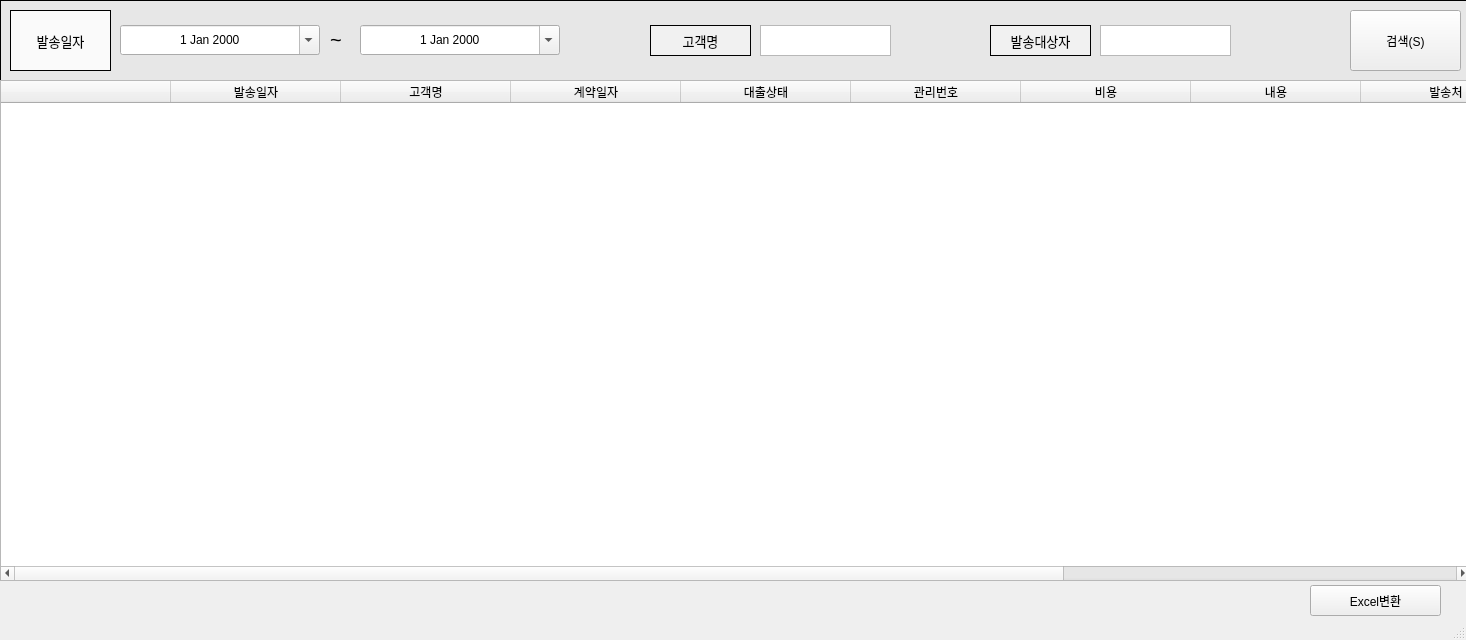
<?xml version="1.0" encoding="UTF-8"?>
<ui version="4.0">
 <class>mainWindow</class>
 <widget class="QMainWindow" name="mainWindow">
  <property name="geometry">
   <rect>
    <x>0</x>
    <y>0</y>
    <width>1466</width>
    <height>640</height>
   </rect>
  </property>
  <property name="windowTitle">
   <string>고객상담자료검색</string>
  </property>
  <widget class="QWidget" name="centralwidget">
   <widget class="QLabel" name="label_3">
    <property name="geometry">
     <rect>
      <x>0</x>
      <y>0</y>
      <width>1621</width>
      <height>101</height>
     </rect>
    </property>
    <property name="styleSheet">
     <string notr="true">background-color:rgb(231, 231, 231)</string>
    </property>
    <property name="frameShape">
     <enum>QFrame::Box</enum>
    </property>
    <property name="text">
     <string/>
    </property>
   </widget>
   <widget class="QTableWidget" name="tableWidget">
    <property name="geometry">
     <rect>
      <x>0</x>
      <y>80</y>
      <width>1471</width>
      <height>501</height>
     </rect>
    </property>
    <property name="minimumSize">
     <size>
      <width>1251</width>
      <height>0</height>
     </size>
    </property>
    <attribute name="horizontalHeaderVisible">
     <bool>true</bool>
    </attribute>
    <attribute name="horizontalHeaderCascadingSectionResizes">
     <bool>false</bool>
    </attribute>
    <attribute name="horizontalHeaderDefaultSectionSize">
     <number>170</number>
    </attribute>
    <attribute name="horizontalHeaderHighlightSections">
     <bool>false</bool>
    </attribute>
    <column>
     <property name="text">
      <string/>
     </property>
    </column>
    <column>
     <property name="text">
      <string>발송일자</string>
     </property>
    </column>
    <column>
     <property name="text">
      <string>고객명</string>
     </property>
    </column>
    <column>
     <property name="text">
      <string>계약일자</string>
     </property>
    </column>
    <column>
     <property name="text">
      <string>대출상태</string>
     </property>
    </column>
    <column>
     <property name="text">
      <string>관리번호</string>
     </property>
    </column>
    <column>
     <property name="text">
      <string>비용</string>
     </property>
    </column>
    <column>
     <property name="text">
      <string>내용</string>
     </property>
    </column>
    <column>
     <property name="text">
      <string>발송처</string>
     </property>
    </column>
    <column>
     <property name="text">
      <string>발송대상자</string>
     </property>
    </column>
    <column>
     <property name="text">
      <string>처리결과</string>
     </property>
    </column>
   </widget>
   <widget class="QPushButton" name="pushButton_2">
    <property name="geometry">
     <rect>
      <x>1350</x>
      <y>10</y>
      <width>111</width>
      <height>61</height>
     </rect>
    </property>
    <property name="text">
     <string>검색(S)</string>
    </property>
   </widget>
   <widget class="QLabel" name="label_14">
    <property name="geometry">
     <rect>
      <x>990</x>
      <y>25</y>
      <width>101</width>
      <height>31</height>
     </rect>
    </property>
    <property name="font">
     <font>
      <pointsize>10</pointsize>
     </font>
    </property>
    <property name="styleSheet">
     <string notr="true">background-color:rgb(241, 241, 241)</string>
    </property>
    <property name="frameShape">
     <enum>QFrame::Box</enum>
    </property>
    <property name="text">
     <string>발송대상자</string>
    </property>
    <property name="alignment">
     <set>Qt::AlignCenter</set>
    </property>
   </widget>
   <widget class="QLabel" name="label_9">
    <property name="geometry">
     <rect>
      <x>10</x>
      <y>10</y>
      <width>101</width>
      <height>61</height>
     </rect>
    </property>
    <property name="font">
     <font>
      <pointsize>10</pointsize>
     </font>
    </property>
    <property name="styleSheet">
     <string notr="true">background-color:rgb(250, 250, 250)</string>
    </property>
    <property name="frameShape">
     <enum>QFrame::Box</enum>
    </property>
    <property name="text">
     <string>발송일자</string>
    </property>
    <property name="alignment">
     <set>Qt::AlignCenter</set>
    </property>
   </widget>
   <widget class="QPushButton" name="pushButton_9">
    <property name="geometry">
     <rect>
      <x>1310</x>
      <y>585</y>
      <width>131</width>
      <height>31</height>
     </rect>
    </property>
    <property name="text">
     <string>Excel변환</string>
    </property>
   </widget>
   <widget class="QLabel" name="label_5">
    <property name="geometry">
     <rect>
      <x>650</x>
      <y>25</y>
      <width>101</width>
      <height>31</height>
     </rect>
    </property>
    <property name="font">
     <font>
      <pointsize>10</pointsize>
     </font>
    </property>
    <property name="styleSheet">
     <string notr="true">background-color:rgb(241, 241, 241)</string>
    </property>
    <property name="frameShape">
     <enum>QFrame::Box</enum>
    </property>
    <property name="text">
     <string>고객명</string>
    </property>
    <property name="alignment">
     <set>Qt::AlignCenter</set>
    </property>
   </widget>
   <widget class="QTextEdit" name="textEdit_3">
    <property name="geometry">
     <rect>
      <x>760</x>
      <y>25</y>
      <width>131</width>
      <height>31</height>
     </rect>
    </property>
   </widget>
   <widget class="QTextEdit" name="textEdit_4">
    <property name="geometry">
     <rect>
      <x>1100</x>
      <y>25</y>
      <width>131</width>
      <height>31</height>
     </rect>
    </property>
   </widget>
   <widget class="QDateEdit" name="LastDate_3">
    <property name="geometry">
     <rect>
      <x>360</x>
      <y>25</y>
      <width>200</width>
      <height>30</height>
     </rect>
    </property>
    <property name="minimumSize">
     <size>
      <width>200</width>
      <height>0</height>
     </size>
    </property>
    <property name="maximumSize">
     <size>
      <width>200</width>
      <height>16777215</height>
     </size>
    </property>
    <property name="mouseTracking">
     <bool>false</bool>
    </property>
    <property name="focusPolicy">
     <enum>Qt::TabFocus</enum>
    </property>
    <property name="autoFillBackground">
     <bool>false</bool>
    </property>
    <property name="frame">
     <bool>true</bool>
    </property>
    <property name="alignment">
     <set>Qt::AlignCenter</set>
    </property>
    <property name="buttonSymbols">
     <enum>QAbstractSpinBox::UpDownArrows</enum>
    </property>
    <property name="accelerated">
     <bool>false</bool>
    </property>
    <property name="correctionMode">
     <enum>QAbstractSpinBox::CorrectToPreviousValue</enum>
    </property>
    <property name="calendarPopup">
     <bool>true</bool>
    </property>
    <property name="date">
     <date>
      <year>2000</year>
      <month>1</month>
      <day>1</day>
     </date>
    </property>
   </widget>
   <widget class="QLabel" name="label_7">
    <property name="geometry">
     <rect>
      <x>330</x>
      <y>30</y>
      <width>21</width>
      <height>20</height>
     </rect>
    </property>
    <property name="font">
     <font>
      <pointsize>15</pointsize>
     </font>
    </property>
    <property name="text">
     <string>~</string>
    </property>
   </widget>
   <widget class="QDateEdit" name="StartDate_3">
    <property name="geometry">
     <rect>
      <x>120</x>
      <y>25</y>
      <width>200</width>
      <height>30</height>
     </rect>
    </property>
    <property name="minimumSize">
     <size>
      <width>200</width>
      <height>0</height>
     </size>
    </property>
    <property name="maximumSize">
     <size>
      <width>200</width>
      <height>16777215</height>
     </size>
    </property>
    <property name="mouseTracking">
     <bool>false</bool>
    </property>
    <property name="focusPolicy">
     <enum>Qt::TabFocus</enum>
    </property>
    <property name="autoFillBackground">
     <bool>false</bool>
    </property>
    <property name="frame">
     <bool>true</bool>
    </property>
    <property name="alignment">
     <set>Qt::AlignCenter</set>
    </property>
    <property name="buttonSymbols">
     <enum>QAbstractSpinBox::UpDownArrows</enum>
    </property>
    <property name="accelerated">
     <bool>false</bool>
    </property>
    <property name="correctionMode">
     <enum>QAbstractSpinBox::CorrectToPreviousValue</enum>
    </property>
    <property name="calendarPopup">
     <bool>true</bool>
    </property>
    <property name="date">
     <date>
      <year>2000</year>
      <month>1</month>
      <day>1</day>
     </date>
    </property>
   </widget>
  </widget>
  <widget class="QStatusBar" name="statusbar"/>
 </widget>
 <resources/>
 <connections/>
</ui>
